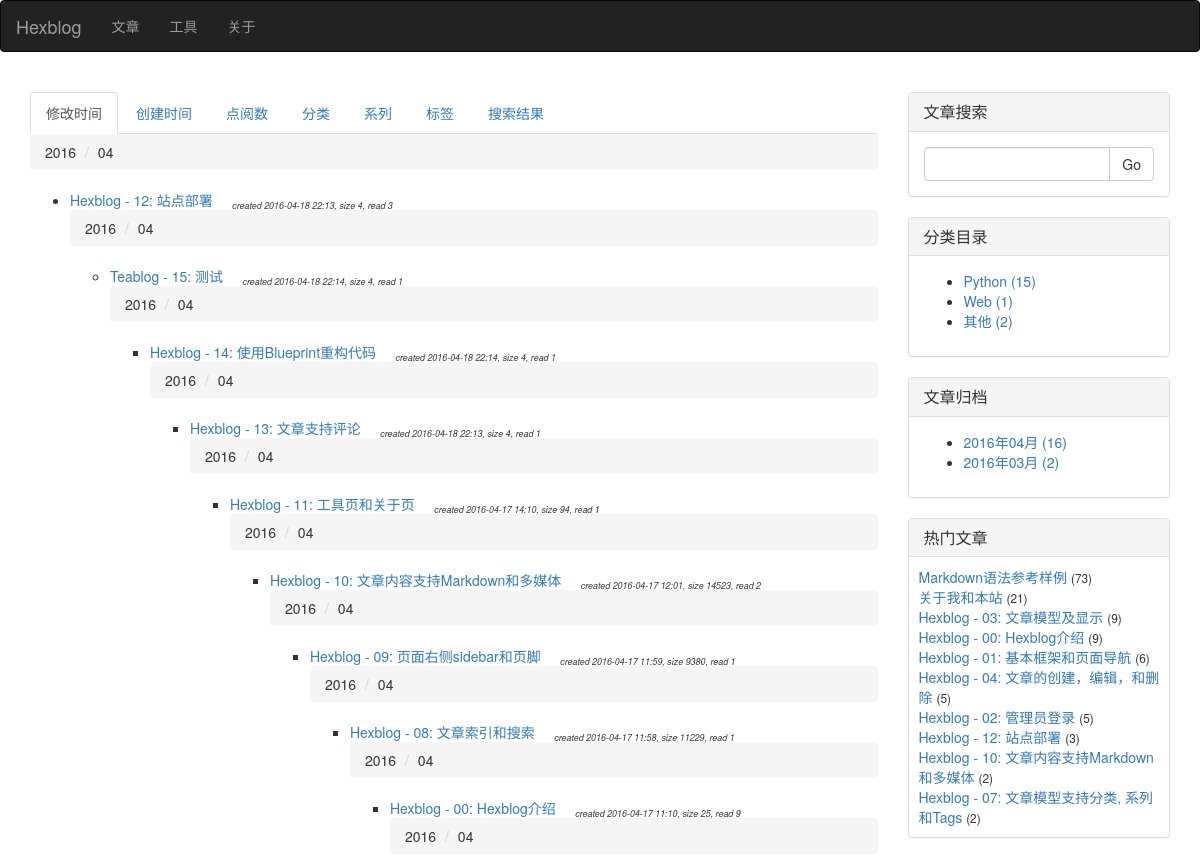
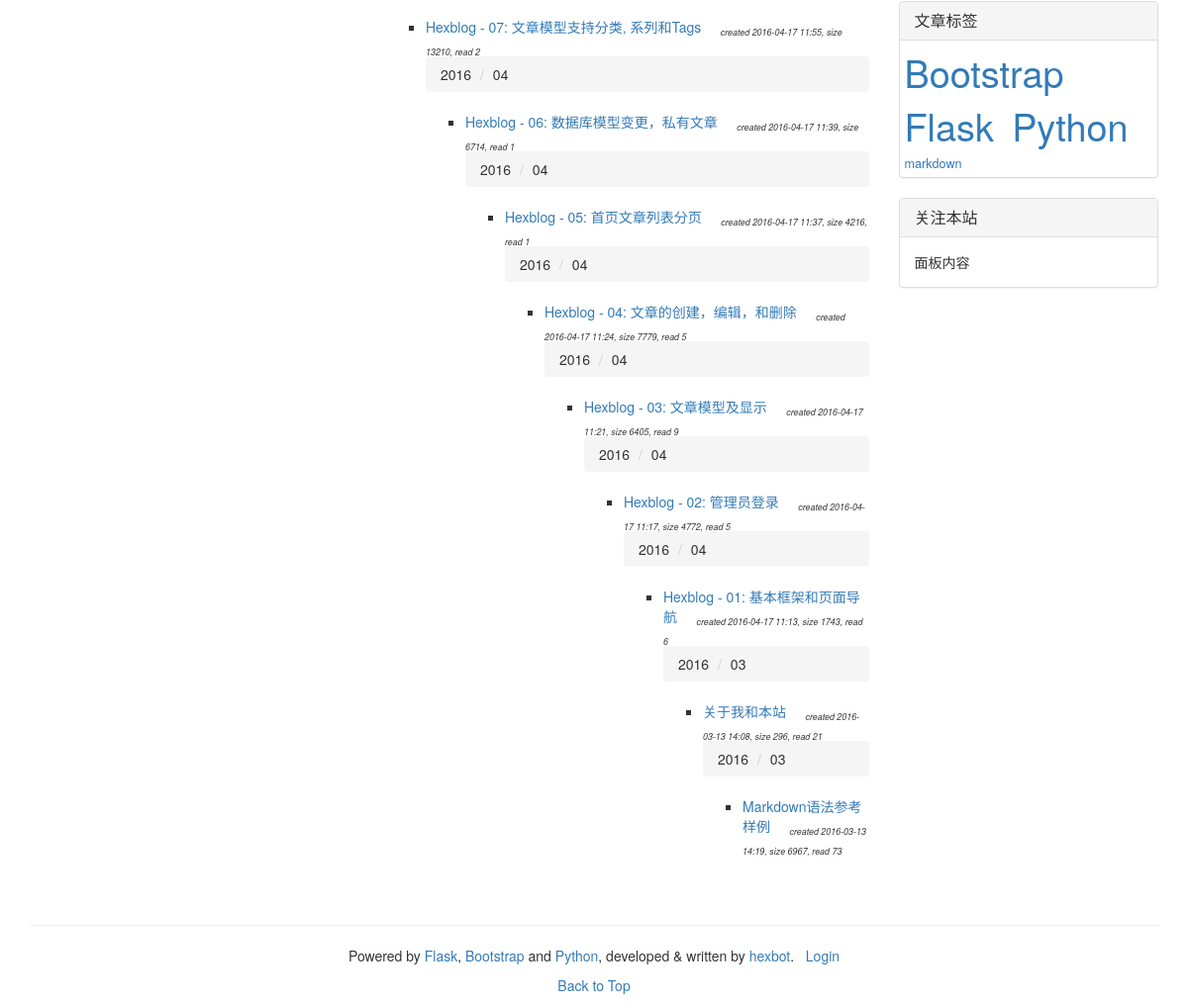
Page /articles on the earlier database version (2 pictures, top to bottom).
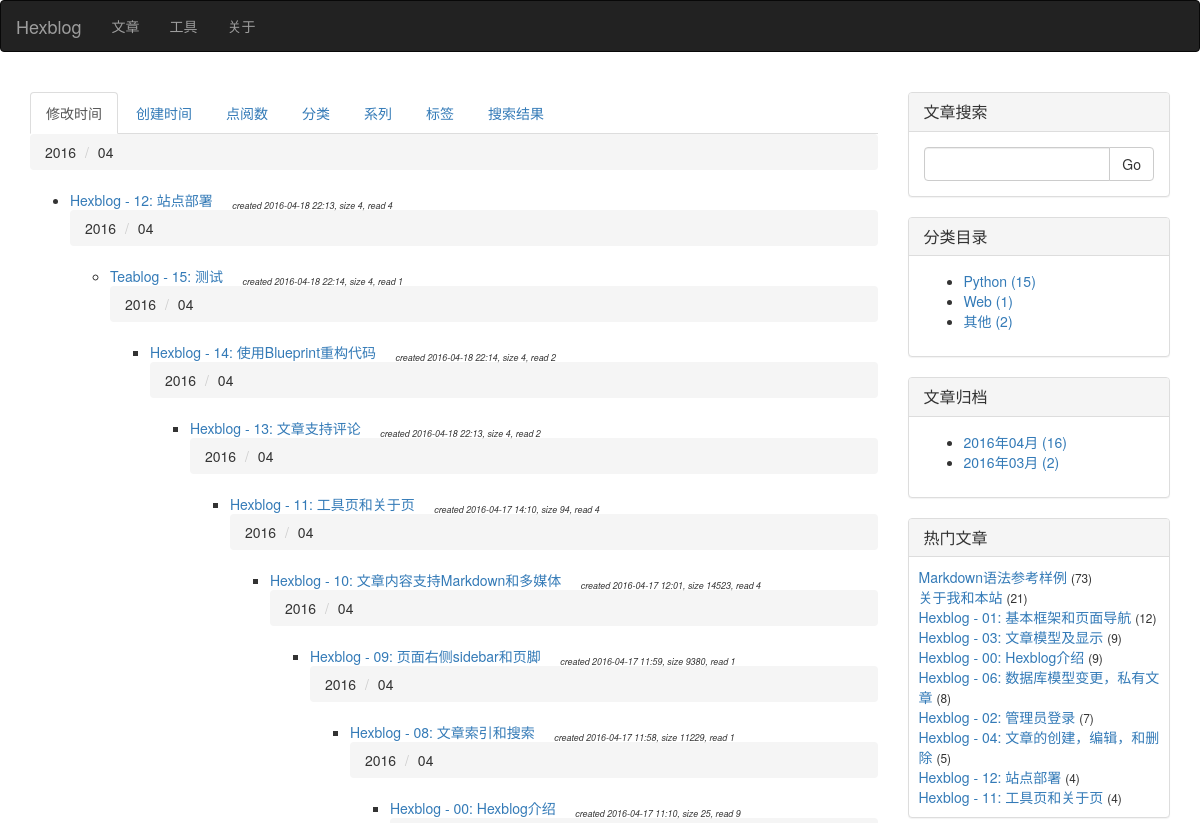
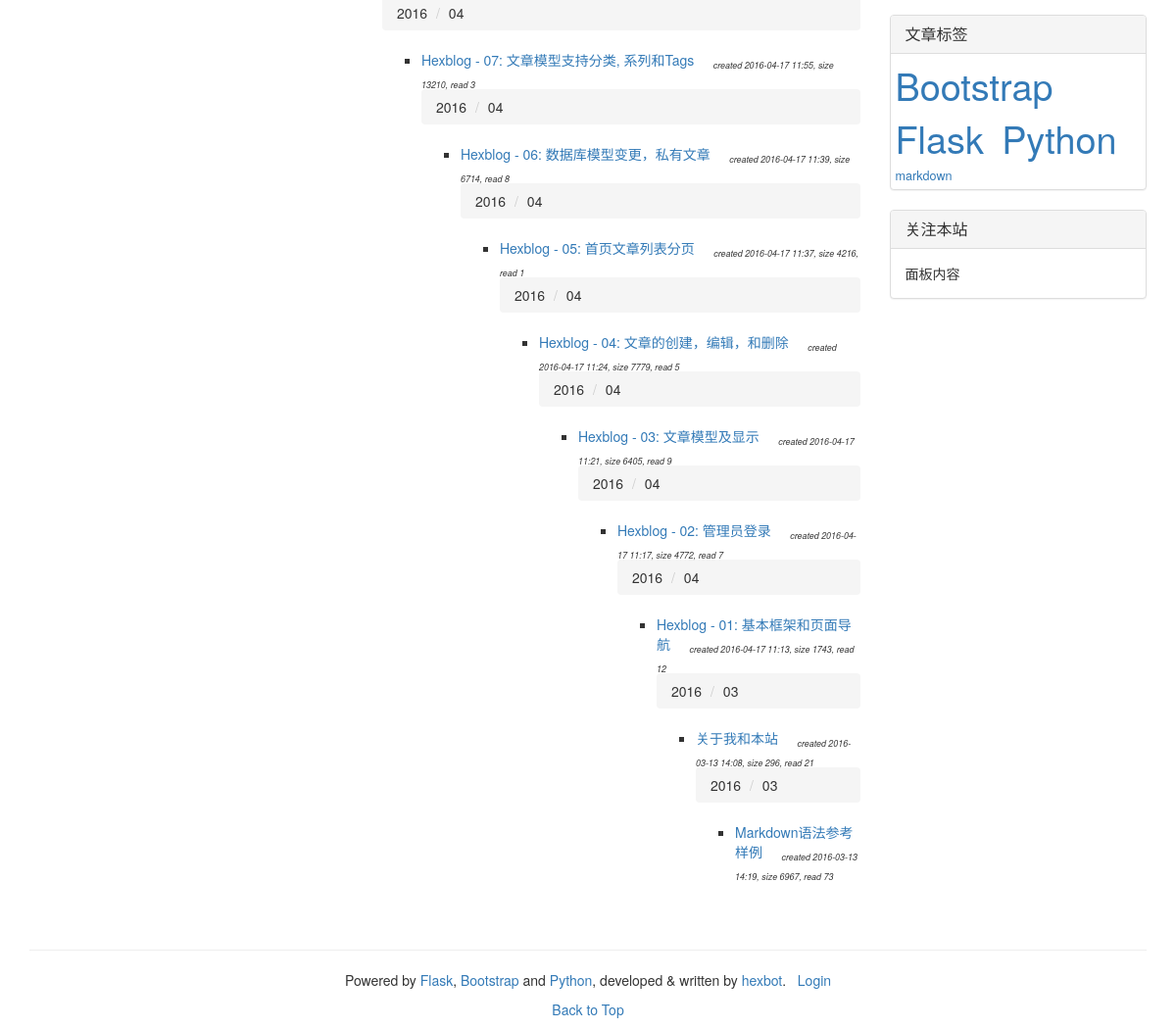
Same page on the later database version (2 pictures, top to bottom).
### manage.py (models this page shows, shortened)
class Article(db.Model):
    __tablename__ = 'articles'
    id = db.Column(db.Integer, primary_key=True)
    title = db.Column(db.Unicode(128), unique=True, index=True, nullable=False)
    content = db.Column(db.UnicodeText) # plain-text or markdown
    content_html = db.Column(db.UnicodeText) # html
    content_pre = db.Column(db.UnicodeText) # several top lines for preview in 'index' page
    content_size = db.Column(db.Integer)
    time_created = db.Column(db.DateTime, index=True, default=datetime.now())
    time_modified = db.Column(db.DateTime, index=True, default=datetime.now())
    read_count = db.Column(db.Integer)
    private = db.Column(db.Boolean) # non-public, or hidden
    category_id = db.Column(db.Integer, db.ForeignKey('categories.id'))
    series_id = db.Column(db.Integer, db.ForeignKey('series.id'), nullable=True) # could be null
    tags = db.Column(db.Unicode(256), index=True, nullable=True) # space separated tag worlds

class Category(db.Model):
    __tablename__ = 'categories'
    id = db.Column(db.Integer, primary_key=True)
    name = db.Column(db.Unicode(32), unique=True, index=True, nullable=False)
    articles = db.relationship('Article', backref='category', lazy='dynamic')

### manage.py (the view, shortened to what this page needs)
@app.route('/articles')
def articles():
    if session.get('articles_orders') is None:
        session['articles_orders'] = {
                'time_modified': 0,
                'time_created': 0,
                'read_count': 0,
                'content_size': 0,
                'category': 0,
                'series': 0,
                'tag': 0,
                'search': 0
            }
    if session.get('searched_words') is None:
        session['searched_words'] = ''
    articles = empty_metas = tags_cache = None
    by = request.args.get('by') or 'time_modified'   # make 'time_modified' default
    if by == 'time_modified':
        articles = Article.query.order_by(Article.time_modified.desc()).all()
    elif by == 'time_created':
        articles = Article.query.order_by(Article.time_created.desc()).all()
    elif by == 'read_count':
        articles = Article.query.order_by(Article.read_count).all()
        articles.reverse()
    elif by == 'content_size':
        articles = Article.query.order_by(Article.content_size).all()
    elif by == 'tag':
        tags_cache = update_tags_cache(reverse=session['articles_orders'][by])
    else:
        return page_not_found(Exception("Invalid list condition"))
    if by != 'tag' and session['articles_orders'][by]:
            articles.reverse()
    session['articles_orders'][by] = 1 - session['articles_orders'][by]
    return render_template('articles.html', articles=articles, by=by,
                            empty_metas=empty_metas, tags_cache=tags_cache)

### manage.py (called while the page is built)
def update_tags_cache(articles=None, reverse=False):
    tags = {}
    if not articles:
        articles = Article.query.order_by(Article.title).all()
    for article in articles:
        if not article.tags:
            continue
        for tag in article.tags.split():
            tags.setdefault(tag, set())
            tags[tag].add(article)
    return sorted(tags.items(), reverse=reverse) # _list_ of item: ('tag', {art1, art2, ...})

### templates/articles.html (shortened to what this page needs)
{% extends 'base.html' %}
{% block page_content %}
<div>
    <ul class="nav nav-tabs">
        <li{% if by == 'time_modified' %} class="active"{% endif %}>
            <a href="{{ url_for('articles', by="time_modified") }}">修改时间</a>
        </li>
        <li{% if by == 'time_created' %} class="active"{% endif %}>
            <a href="{{ url_for('articles', by="time_created") }}">创建时间</a>
        </li>
        <li{% if by == 'read_count' %} class="active"{% endif %}>
            <a href="{{ url_for('articles', by="read_count") }}">点阅数</a>
        </li>
        <li{% if by == 'category' %} class="active"{% endif %}>
            <a href="{{ url_for('articles', by="category") }}">分类</a>
        </li>
        <li{% if by == 'series' %} class="active"{% endif %}>
            <a href="{{ url_for('articles', by="series") }}">系列</a>
        </li>
        <li{% if by == 'tag' %} class="active"{% endif %}>
            <a href="{{ url_for('articles', by="tag") }}">标签</a>
        </li>
        <li{% if by == 'search' %} class="active"{% endif %}>
            <a href="{{ url_for('articles', by="search") }}">搜索结果</a>
        </li>
    </ul>
</div>
<div>
{% if by != 'tag' %}
{% set prev = None %}
{% for article in articles %}
{% if by == 'time_modified' %}
    {% if article.time_modified.month != prev %}
        <ol class="breadcrumb"><a name="{{ article.time_modified.year }}-{{ article.time_modified.month }}"></a>
            <li>{{ article.time_modified.year }}</li>
            <li>{{ "%02d"|format(article.time_modified.month) }}</li>
        </ol>
            <ul class="list">
        {% set prev = article.time_modified.month %}
    {% endif %}
{% endif %}
                <li>
                    <a href="{{ url_for('article', id=article.id) }}">{{ article.title }}</a>&nbsp;&nbsp;&nbsp;&nbsp;
                    <sub><small><cite>
                        created {{ article.time_created.strftime("%Y-%m-%d %H:%M") }},
                        size {{ article.content_size }},
                        read {{ article.read_count }}
                    </cite></small></sub>
                </li>
{% endfor %}
{% endif %}
</div>
<br/>
<br/>
{% endblock %}

### templates/_macros.html (shortened to what this page needs)
{% macro widget_search(data, endpoint) %}
<div class="panel panel-default">
    <div class="panel-heading">
        <h3 class="panel-title">文章搜索</h3>
    </div>
    <div class="panel-body">
        <form id="search_form" name="search_form" action="search" method="POST" role="form">
            <div class="input-group">
               <input id="searched_words" name="searched_words" type="text" class="form-control">
               <span class="input-group-btn">
                  <button class="btn btn-default" type="submit">Go</button>
               </span>
            </div>
        </form>
    </div>
</div>
{% endmacro %}
{% macro widget_category(data, endpoint) %}
<div class="panel panel-default">
    <div class="panel-heading">
        <h3 class="panel-title">分类目录</h3>
    </div>
    <div class="panel-body">
        <ul>
            {% for category, num in data.items() %}
                <li>
                    <a href="{{ url_for(endpoint, by='category') }}#{{ category.name }}">
                        {{ category.name }} ({{ num }})
                    </a>
                </li>
            {% endfor %}
        </ul>
    </div>
</div>
{% endmacro %}
{% macro widget_archive(data, endpoint) %}
<div class="panel panel-default">
    <div class="panel-heading">
        <h3 class="panel-title">文章归档</h3>
    </div>
    <div class="panel-body">
        <ul>
            {% for year, months in data.items() %}
                {% for month, num in months.items() %}
                    <li>
                        <a href="{{ url_for(endpoint, by='time_created') }}#{{ year }}-{{ month }}">
                            {{ year }}年{{ "%02d"|format(month) }}月 ({{ num }})
                        </a>
                    </li>
                {% endfor %}
            {% endfor %}
        </ul>
    </div>
</div>
{% endmacro %}
{% macro widget_popular(data, endpoint) %}
<div class="panel panel-default">
    <div class="panel-heading">
        <h3 class="panel-title">热门文章</h3>
    </div>
    <div class="panel-body" style="padding: 10px 5px 10px 10px;">
        {% for article in data %}
        <a href="{{ url_for(endpoint, id=article.id) }}">{{ article.title|truncate(30, True) }}</a> <small>({{ article.read_count }})</small><br>
        {% endfor %}
    </div>
</div>
{% endmacro %}
{% macro widget_tags(data, endpoint) %}
    {% set num_min, num_max = data[0] %}
    {% set font_min, font_max = (90, 270) %}
    {% if num_min == num_max or num_min == -1 %}
    {%      set size_delta = 0 %}
    {% else %}
    {%      set size_delta = ((font_max - font_min) // (num_max - num_min)) %}
    {% endif %}
<div class="panel panel-default">
    <div class="panel-heading">
        <h3 class="panel-title">文章标签</h3>
    </div>
    <div class="panel-body" style="padding: 5px;">
        {% for tag_data in data[1:] %}
        <a href="{{ url_for(endpoint, by='tag') }}#{{ tag_data[0] }}">
            <span style="font-size:{{ (tag_data[1] - num_min) * size_delta + font_min }}%">{{ tag_data[0] }}<span>
        </a>&nbsp;
        {% endfor %}
    </div>
</div>
{% endmacro %}

Differences in the rows shown:
no longer on one of the page's lists (row edited): Article: title "Hexblog - 10: 文章内容支持Markdown和多媒体", read_count "2"
no longer on one of the page's lists (row edited): Article: title "Hexblog - 07: 文章模型支持分类, 系列和Tags", read_count "2"
changed Article "Hexblog - 12: 站点部署": read_count "3" → "4"
changed Article "Hexblog - 14: 使用Blueprint重构代码": read_count "1" → "2"
changed Article "Hexblog - 13: 文章支持评论": read_count "1" → "2"
now on one of the page's lists (row edited): Article: title "Hexblog - 11: 工具页和关于页", read_count "4"
changed Article "Hexblog - 11: 工具页和关于页": read_count "1" → "4"
changed Article "Hexblog - 10: 文章内容支持Markdown和多媒体": read_count "2" → "4"
changed Article "Hexblog - 07: 文章模型支持分类, 系列和Tags": read_count "2" → "3"
now on one of the page's lists (row edited): Article: title "Hexblog - 06: 数据库模型变更，私有文章", read_count "8"
changed Article "Hexblog - 06: 数据库模型变更，私有文章": read_count "1" → "8"
changed Article "Hexblog - 02: 管理员登录": read_count "5" → "7"; moves up the list
changed Article "Hexblog - 01: 基本框架和页面导航": read_count "6" → "12"; moves up the list
